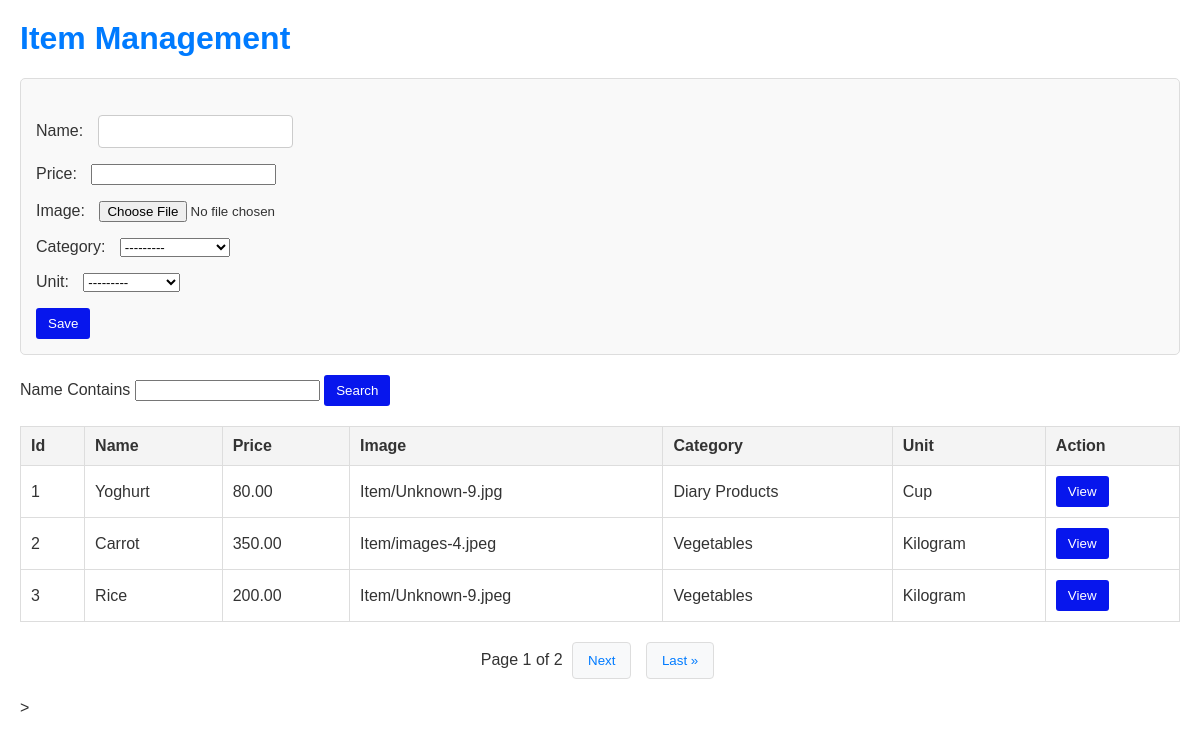
The app's page /app/Item/ with its own data.
### app/models.py (models this page shows, shortened)
class Category (models.Model):
    name = models.CharField(max_length = 20)
    def __str__ (self):
        return self.name

class Unit (models.Model):
    name = models.CharField(max_length = 20)
    def __str__ (self):
        return self.name

class Item (models.Model):
    name = models.CharField(max_length = 20)
    price = models.DecimalField(max_digits=8, decimal_places = 2)
    image = models.ImageField(upload_to='Item')
    Category = models.ForeignKey(Category, on_delete = models.CASCADE)
    Unit = models.ForeignKey(Unit, on_delete = models.CASCADE)

### app/views.py (the view)
# urls.py: path('Item/',views.Itemview),
def Itemview(request):
    page_number = request.GET.get('page')
    filter = ItemFilter(request.GET, queryset=Item.objects.all())
    Items = filter.qs
    paginator = Paginator(Items, 3)
    page = paginator.get_page(page_number)
    if request.method == 'POST':
        form = ItemForm(request.POST)
    else:
        form = ItemForm()
    context = {'form':form,'page':page}
    return render(request, 'Item.html',context)

### app/forms.py
class ItemForm(forms.ModelForm):
   class Meta:
      model = Item
      fields = '__all__'

### app/templates/Item.html (shortened to what this page needs)
<html>
    <head>
     </head>
     <body>
      <h1>Item Management</h1>
     <form method="POST">
      {{form.as_p}}
      <input type="submit" value="Save">
     </form>
     <label>Name Contains</label>
     <input/>
     <button>Search</button>
     <table border="1">
       <tr>
	 <th>Id</th>
	 <th>Name</th>
	 <th>Price</th>
   <th>Image</th>
   <th>Category</th>
   <th>Unit</th>
   <th>Action</th>
       </tr>
       {% for Item in page %}
  <tr>
    <td>{{Item.id}}</td>
    <td>{{Item.name}}</td>
    <td>{{Item.price}}</td>
    <td>{{Item.image}}</td>
    <td>{{Item.Category}}</td>
    <td>{{Item.Unit}}</td>
    <td><button>View</button></td>
  </tr>
  {% endfor %}
     </table>
<div class="pagination">
    Page {{ page.number }} of {{ page.paginator.num_pages }}
    {% if page.has_next %}
        <button><a href="?page={{ page.next_page_number }}">Next</a></button>
        <button><a href="?page={{ page.paginator.num_pages }}">Last &raquo;</a></button>
    {% endif %}
</div>>
    </body>
</html>

### app/templates/Item.html (style rules this page uses)
body { font-family: Arial, sans-serif; margin: 20px; color: #333; }
h1 { color: #007bff; }
form { margin-bottom: 20px; padding: 15px; border: 1px solid #ddd; border-radius: 5px; background-color: #f9f9f9; }
form label { margin-right: 10px; }
form input[type="text"] { padding: 8px; border: 1px solid #ccc; border-radius: 4px; margin-right: 10px; }
input[type="submit"], button { background-color: #0716ed; color: white; padding: 8px 12px; border: none; border-radius: 3px; cursor: pointer; }
input[type="text"] { padding: 6px; margin-top: 5px; border: 1px solid #ccc; border-radius: 3px; }
table { width: 100%; border-collapse: collapse; margin-top: 20px; margin-bottom: 20px; }
table, th, td { border: 1px solid #ddd; }
th, td { padding: 10px; text-align: left; }
th { background-color: #f4f4f4; }
.pagination { margin: 20px 0; text-align: center; }
.pagination button { padding: 10px 15px; border: 1px solid #ddd; border-radius: 4px; background-color: #f8f9fa; color: #007bff; cursor: pointer; margin: 0 5px; }
.pagination button a { text-decoration: none; color: inherit; }

### records on screen
Item: id "1", name "Yoghurt", price "80.00", image "Item/Unknown-9.jpg", Category "Diary Products", Unit "Cup"
Item: id "2", name "Carrot", price "350.00", image "Item/images-4.jpeg", Category "Vegetables", Unit "Kilogram"
Item: id "3", name "Rice", price "200.00", image "Item/Unknown-9.jpeg", Category "Vegetables", Unit "Kilogram"

### other values on screen
{{ page.number }} "1"
{{ page.paginator.num_pages }} "2"
